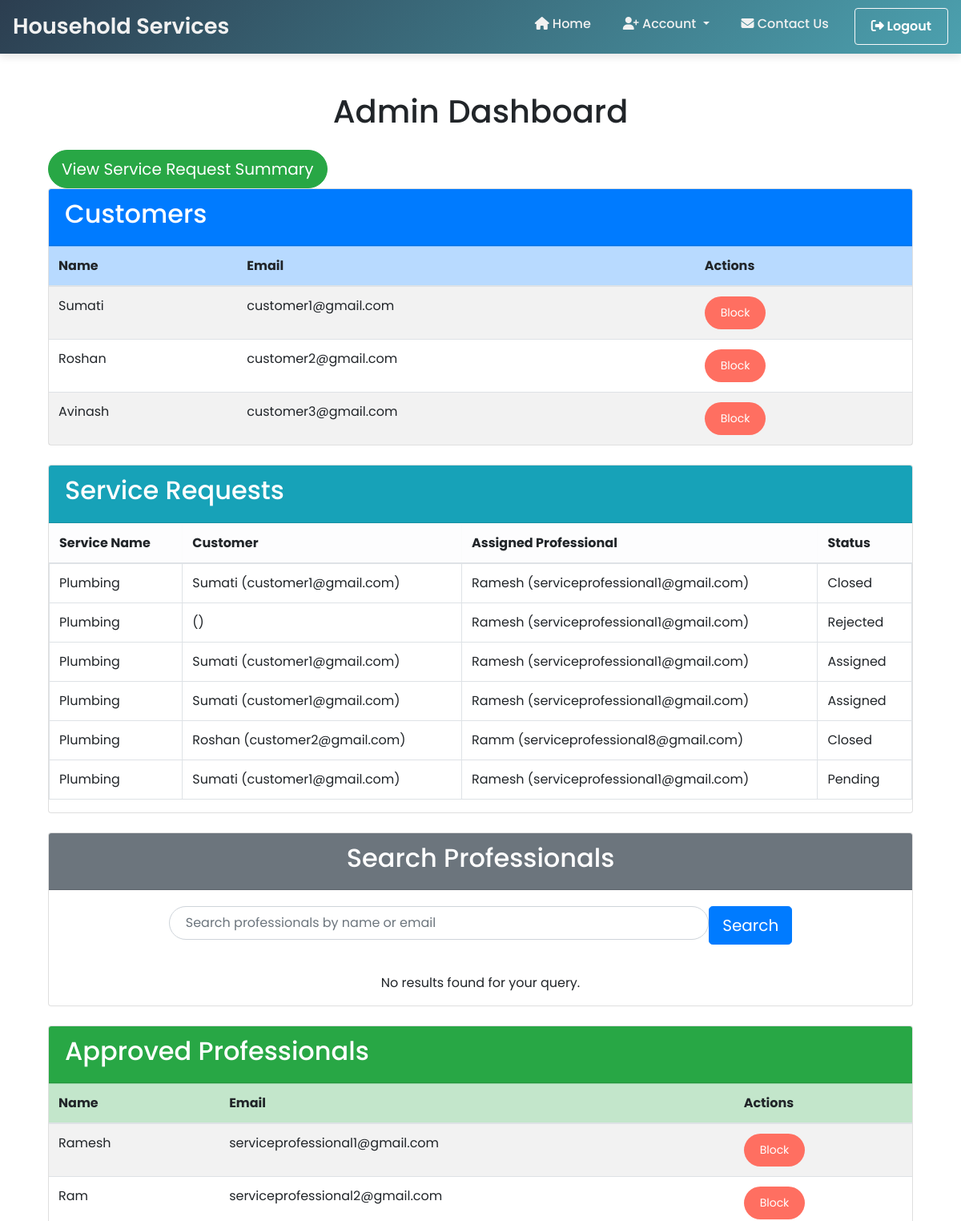
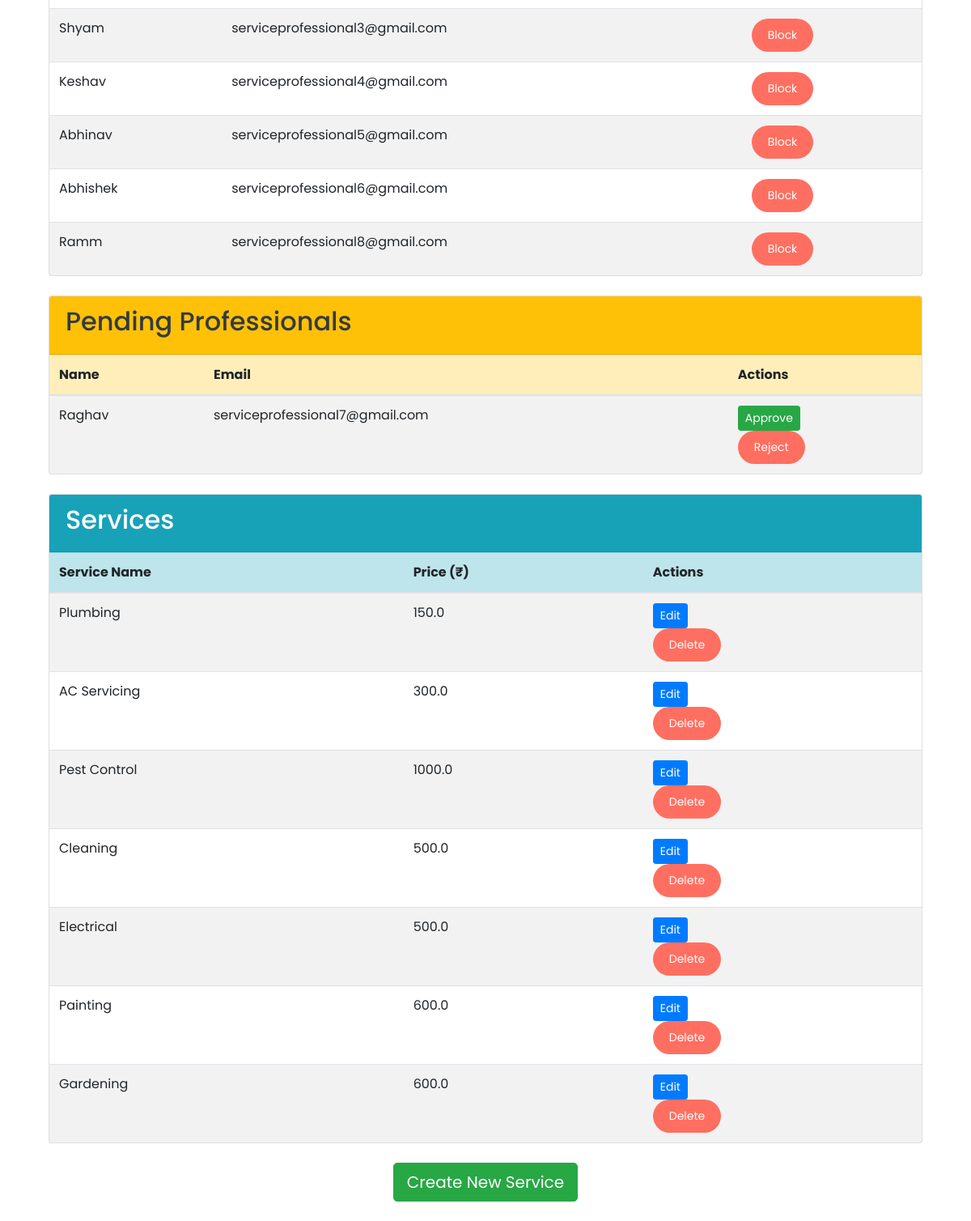
/dashboard, run on the app's committed database (2 pictures, top to bottom).
### website/models.py (models this page shows, shortened)
class User(db.Model, UserMixin):
    email = db.Column(db.String(100), unique=True, nullable=False,primary_key=True)
    password = db.Column(db.String(100), nullable=False)
    full_name = db.Column(db.String(100), nullable=False)
    role = db.Column(db.String(20), nullable=False)
    date_created = db.Column(db.DateTime, default=db.func.current_timestamp())

class ServiceRequest(db.Model):
    id = db.Column(db.Integer, primary_key=True)
    user_email = db.Column(db.String(100), db.ForeignKey('user.email'), nullable=False)
    service_id = db.Column(db.Integer, db.ForeignKey('service.id'), nullable=False)
    professional_email = db.Column(db.String(100), db.ForeignKey('professional.email'), nullable=True)
    status = db.Column(db.String(20), default='Pending')
    remarks = db.Column(db.Text, nullable=True)
    rating = db.Column(db.Integer, nullable=True)
    date_created = db.Column(db.DateTime, default=db.func.current_timestamp())
    user = db.relationship('User', backref='service_requests')
    service = db.relationship('Service', backref='service_requests')
    professional = db.relationship('Professional', backref='service_requests')

class Service(db.Model):
    id = db.Column(db.Integer, primary_key=True)
    name = db.Column(db.String(100), nullable=False)
    base_price = db.Column(db.Float, nullable=False)
    description = db.Column(db.Text, nullable=True)
    pin_code = db.Column(db.Integer(), nullable=False)
    date_created = db.Column(db.DateTime, default=db.func.current_timestamp())

class Professional(db.Model, UserMixin):
    email = db.Column(db.String(100), unique=True, nullable=False,primary_key=True)
    password = db.Column(db.String(100), nullable=False)
    full_name = db.Column(db.String(100), nullable=False)
    role = db.Column(db.String(20), nullable=False)
    service_name = db.Column(db.String(100),db.ForeignKey('service.name'), nullable=True)
    address = db.Column(db.String(200), nullable=True)
    date_created = db.Column(db.DateTime, default=db.func.current_timestamp())
    approved = db.Column(db.Boolean, default=False)

### website/adm.py (the view)
@adm.route('/dashboard')
def dashboard():
    customers = User.query.filter_by(role='Customer').all()
    professionals = Professional.query.filter_by(role='Professional',approved=True).all()
    pending_professionals = Professional.query.filter_by(approved=False).all()
    services = Service.query.all()
    service_requests = ServiceRequest.query.all()
    return render_template('admin_dashboard.html', customers=customers, professionals=professionals, pending_professionals=pending_professionals,services=services,service_requests=service_requests)

### website/templates/admin_dashboard.html (shortened to what this page needs)
{% extends "base.html" %}
{% block content %}
<div class="container mt-4">
    <h1 class="text-center mb-4">Admin Dashboard</h1>
    <a href="{{ url_for('adm.admin_summary') }}" class="btn btn-success btn-lg rounded-pill">View Service Request Summary</a>
    <div class="card mb-4">
        <div class="card-header bg-primary text-white">
            <h2>Customers</h2>
        </div>
        <table class="table table-striped mb-0">
            <thead class="table-primary">
                <tr>
                    <th>Name</th>
                    <th>Email</th>
                    <th>Actions</th>
                </tr>
            </thead>
            <tbody>
                {% for customer in customers %}
                    <tr>
                        <td>{{ customer.full_name }}</td>
                        <td>{{ customer.email }}</td>
                        <td>
                            <form action="{{ url_for('adm.block_user', email=customer.email) }}" method="POST">
                                <button class="btn btn-danger btn-sm">Block</button>
                            </form>
                        </td>
                    </tr>
                {% endfor %}
            </tbody>
        </table>
    </div>
    <div class="card mb-4">
        <div class="card-header bg-info text-white">
            <h2>Service Requests</h2>
        </div>
        <table class="table table-bordered table-hover">
            <thead class="table-light">
                <tr>
                    <th>Service Name</th>
                    <th>Customer</th>
                    <th>Assigned Professional</th>
                    <th>Status</th>
                </tr>
            </thead>
            <tbody>
                {% for request in service_requests %}
                    <tr>
                        <td>{{ request.service.name }}</td>
                        <td>{{ request.user.full_name }} ({{ request.user.email }})</td>
                        <td>
                            {% if request.professional %}
                                {{ request.professional.full_name }} ({{ request.professional.email }})
                            {% else %}
                                Not Assigned
                            {% endif %}
                        </td>
                        <td>{{ request.status }}</td>
                    </tr>
                {% endfor %}
            </tbody>
        </table>
    </div>
    <div class="card mb-4">
        <div class="card-header bg-secondary text-white text-center">
            <h2>Search Professionals</h2>
        </div>
        <div class="card-body text-center">
            <form action="{{ url_for('adm.search_professional') }}" method="GET" class="d-inline-flex w-75">
                <input
                    type="text"
                    name="query"
                    class="form-control form-control-lg me-2"
                    placeholder="Search professionals by name or email"
                    required>
                <button class="btn btn-primary btn-lg">Search</button>
            </form>
        </div>
        {% if search_results %}
            <div class="table-responsive mt-4">
                <table class="table table-bordered table-hover">
                    <thead class="table-dark">
                        <tr>
                            <th>Name</th>
                            <th>Email</th>
                            <th>Actions</th>
                        </tr>
                    </thead>
                    <tbody>
                        {% for result in search_results %}
                            <tr>
                                <td>{{ result.full_name }}</td>
                                <td>{{ result.email }}</td>
                                <td>
                                    <form action="{{ url_for('adm.block_user', email=result.email) }}" method="POST">
                                        <button class="btn btn-danger btn-sm">Block</button>
                                    </form>
                                </td>
                            </tr>
                        {% endfor %}
                    </tbody>
                </table>
            </div>
        {% elif search_results is not none %}
            <p class="text-center mt-3">No results found for your query.</p>
        {% endif %}
    </div>
    <div class="card mb-4">
        <div class="card-header bg-success text-white">
            <h2>Approved Professionals</h2>
        </div>
        <table class="table table-striped mb-0">
            <thead class="table-success">
                <tr>
                    <th>Name</th>
                    <th>Email</th>
                    <th>Actions</th>
                </tr>
            </thead>
            <tbody>
                {% for professional in professionals %}
                    <tr>
                        <td>{{ professional.full_name }}</td>
                        <td>{{ professional.email }}</td>
                        <td>
                            <form action="{{ url_for('adm.block_user', email=professional.email) }}" method="POST">
                                <button class="btn btn-danger btn-sm">Block</button>
                            </form>
                        </td>
                    </tr>
                {% endfor %}
            </tbody>
        </table>
    </div>
    <div class="card mb-4">
        <div class="card-header bg-warning text-dark">
            <h2>Pending Professionals</h2>
        </div>
        <table class="table table-striped mb-0">
            <thead class="table-warning">
                <tr>
                    <th>Name</th>
                    <th>Email</th>
                    <th>Actions</th>
                </tr>
            </thead>
            <tbody>
                {% for pending in pending_professionals %}
                    <tr>
                        <td>{{ pending.full_name }}</td>
                        <td>{{ pending.email }}</td>
                        <td>
                            <form action="{{ url_for('adm.approve_professional', email=pending.email) }}" method="POST">
                                <button class="btn btn-success btn-sm">Approve</button>
                            </form>
                            <form action="{{ url_for('adm.reject_professional', email=pending.email) }}" method="POST">
                                <button class="btn btn-danger btn-sm">Reject</button>
                            </form>
                        </td>
                    </tr>
                {% endfor %}
            </tbody>
        </table>
    </div>
    <div class="card mb-4">
        <div class="card-header bg-info text-white">
            <h2>Services</h2>
        </div>
        <table class="table table-striped mb-0">
            <thead class="table-info">
                <tr>
                    <th>Service Name</th>
                    <th>Price (₹)</th>
                    <th>Actions</th>
                </tr>
            </thead>
            <tbody>
                {% for service in services %}
                    <tr>
                        <td>{{ service.name }}</td>
                        <td>{{ service.base_price }}</td>
                        <td>
                            <form action="{{ url_for('adm.update_service', service_id=service.id) }}" method="GET">
                                <button class="btn btn-primary btn-sm">Edit</button>
                            </form>
                            <form action="{{ url_for('adm.delete_service', service_id=service.id) }}" method="POST">
                                <button class="btn btn-danger btn-sm">Delete</button>
                            </form>
                        </td>
                    </tr>
                {% endfor %}
            </tbody>
        </table>
    </div>
    <div class="text-center mb-4">
        <a href="{{ url_for('adm.create_service') }}" class="btn btn-success btn-lg">Create New Service</a>
    </div>
</div>
{% endblock %}

### website/templates/base.html (shortened to what this page needs)
<!DOCTYPE html>
<html lang="en">
<head>
    <link href="https://stackpath.bootstrapcdn.com/bootstrap/4.5.2/css/bootstrap.min.css" rel="stylesheet">
    <link href="{{ url_for('static', filename='css/base.css') }}" rel="stylesheet">
</head>
<body>
    <nav class="navbar navbar-expand-lg navbar-dark">
        <a class="navbar-brand" href="#">Household Services</a>
        <div class="collapse navbar-collapse" id="navbarNav">
            <ul class="navbar-nav ml-auto">
                <li class="nav-item active">
                    <a class="nav-link" href="/"><i class="fas fa-home"></i> Home</a>
                </li>
                <li class="nav-item dropdown">
                    <a class="nav-link dropdown-toggle" href="#" id="navbarDropdown" role="button" data-toggle="dropdown" aria-haspopup="true" aria-expanded="false">
                        <i class="fas fa-user-plus"></i> Account
                    </a>
                </li>
                <li class="nav-item">
                    <a class="nav-link" href="#"><i class="fas fa-envelope"></i> Contact Us</a>
                </li>
                <li class="nav-item">
                    <a class="btn btn-outline-light" href="/logout"><i class="fas fa-sign-out-alt"></i> Logout</a>
                </li>
            </ul>
        </div>
    </nav>
    <div class="container mt-5">
        {% block content %}
        {% endblock %}
    </div>
</body>
</html>

### website/static/css/base.css (style rules this page uses)
body { font-family: 'Poppins', sans-serif; }
.navbar { background: linear-gradient(135deg, #2c3e50, #4ca1af); box-shadow: 0 4px 10px rgba(0, 0, 0, 0.1); }
.navbar-brand { font-size: 1.7rem; font-weight: 600; color: #f1f1f1 !important; transition: color 0.3s ease; }
.navbar-nav .nav-link { color: #f1f1f1 !important; margin-right: 1.5rem; font-weight: 500; transition: color 0.3s ease; }
.btn-danger { color: white !important; background-color: #ff6f61; border: none; padding: 10px 20px; border-radius: 25px; transition: background-color 0.3s ease; }
.form-control { border-radius: 30px; padding: 12px 20px; font-size: 1rem; }
.btn-outline-light { color: white; padding: 10px 20px; font-weight: 600; transition: background-color 0.3s ease, color 0.3s ease; }

### data on the page
User: full_name "Sumati", email "customer1@gmail.com"
User: full_name "Roshan", email "customer2@gmail.com"
User: full_name "Avinash", email "customer3@gmail.com"
ServiceRequest: service.name "Plumbing", user.full_name "Sumati", user.email "customer1@gmail.com", professional.full_name "Ramesh", professional.email "serviceprofessional1@gmail.com", status "Closed"
ServiceRequest: service.name "Plumbing", professional.full_name "Ramesh", professional.email "serviceprofessional1@gmail.com", status "Rejected"
ServiceRequest: service.name "Plumbing", user.full_name "Sumati", user.email "customer1@gmail.com", professional.full_name "Ramesh", professional.email "serviceprofessional1@gmail.com", status "Assigned"
ServiceRequest: service.name "Plumbing", user.full_name "Sumati", user.email "customer1@gmail.com", professional.full_name "Ramesh", professional.email "serviceprofessional1@gmail.com", status "Assigned"
ServiceRequest: service.name "Plumbing", user.full_name "Roshan", user.email "customer2@gmail.com", professional.full_name "Ramm", professional.email "serviceprofessional8@gmail.com", status "Closed"
ServiceRequest: service.name "Plumbing", user.full_name "Sumati", user.email "customer1@gmail.com", professional.full_name "Ramesh", professional.email "serviceprofessional1@gmail.com", status "Pending"
Professional: full_name "Ramesh", email "serviceprofessional1@gmail.com"
Professional: full_name "Ram", email "serviceprofessional2@gmail.com"
Professional: full_name "Shyam", email "serviceprofessional3@gmail.com"
Professional: full_name "Keshav", email "serviceprofessional4@gmail.com"
Professional: full_name "Abhinav", email "serviceprofessional5@gmail.com"
Professional: full_name "Abhishek", email "serviceprofessional6@gmail.com"
Professional: full_name "Ramm", email "serviceprofessional8@gmail.com"
Professional: full_name "Raghav", email "serviceprofessional7@gmail.com"
Service: name "Plumbing", base_price "150.0"
Service: name "AC Servicing", base_price "300.0"
Service: name "Pest Control", base_price "1000.0"
Service: name "Cleaning", base_price "500.0"
Service: name "Electrical", base_price "500.0"
Service: name "Painting", base_price "600.0"
Service: name "Gardening", base_price "600.0"
